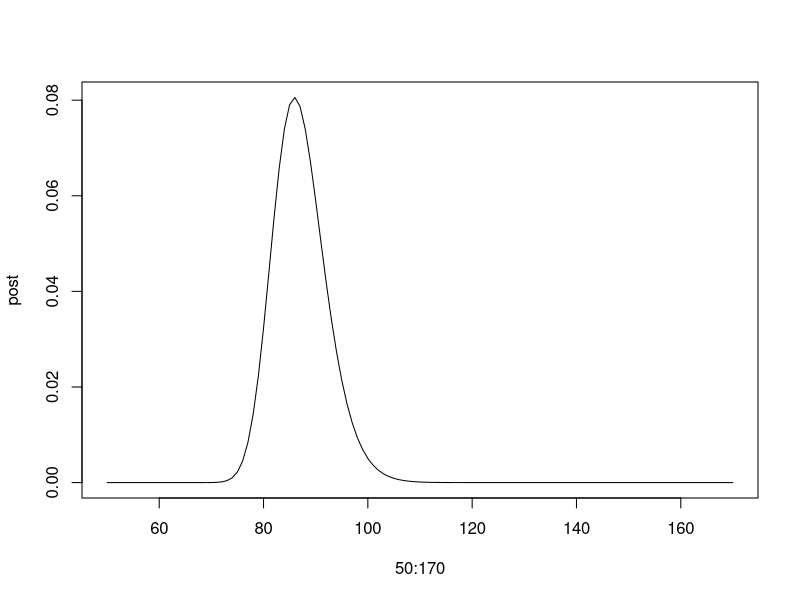

Source code (R):
fun <- function(mu) {
  sigma <- 10
  pnorm(70, mu, sigma)^1 * 
    (1-pnorm(70, mu, sigma))^17
}

post <- fun(50:170)
post <- post/sum(post)
plot(50:170, post, type = 'l')


#b
x <- 50:170
sum(x*post)
#c
sum(post[x > 80])